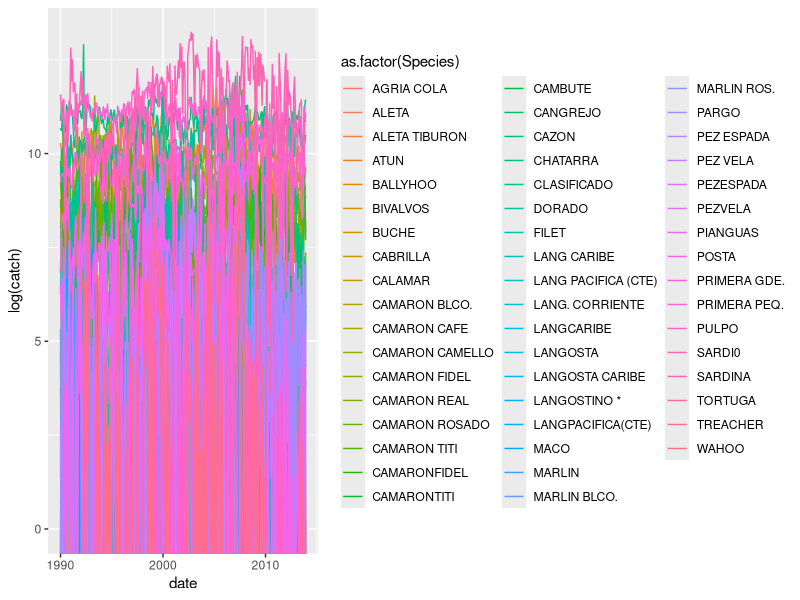
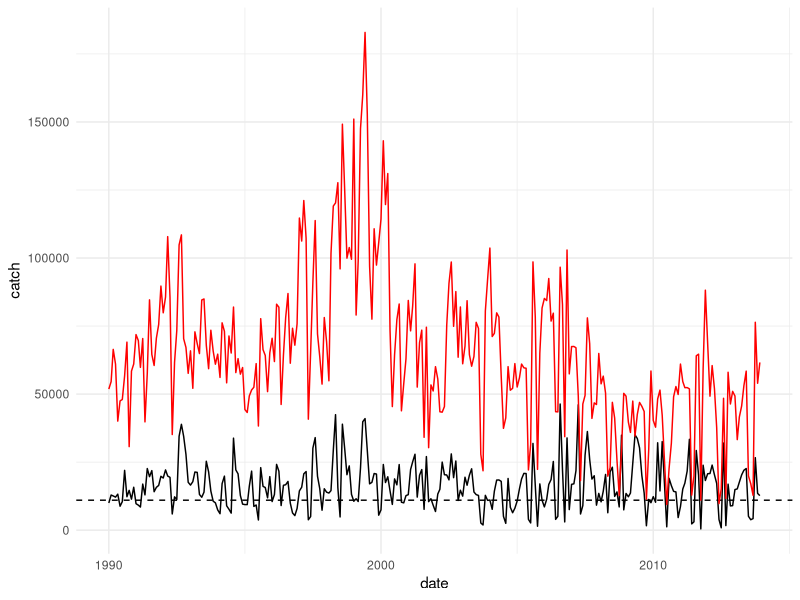
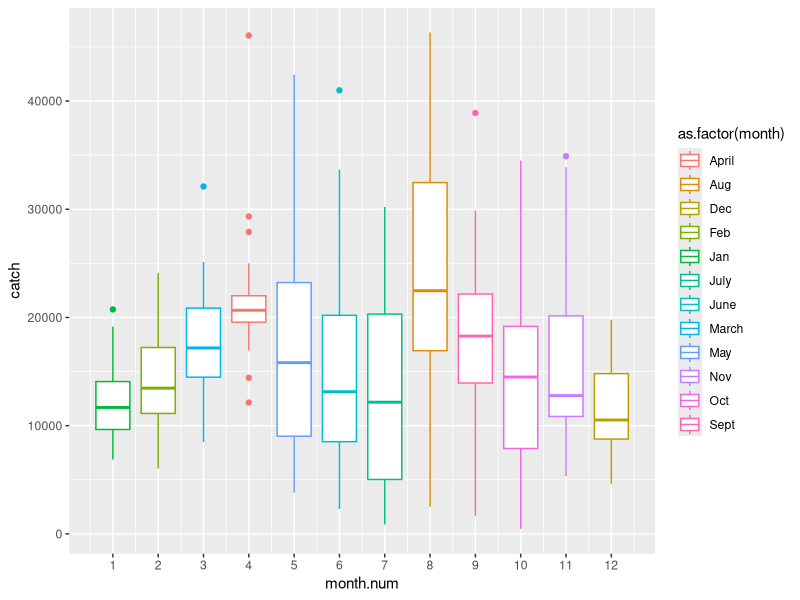
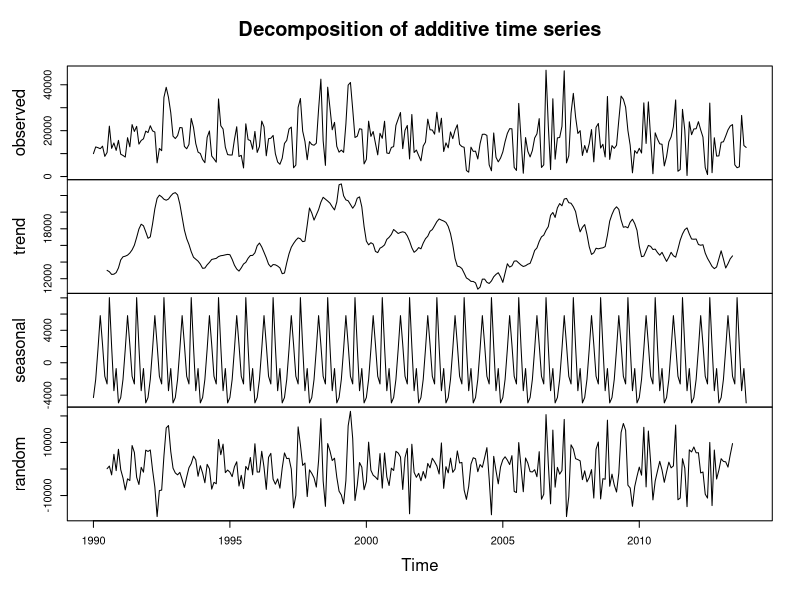

The R script that drew these images, in order:
## ---- chunk 1
knitr::opts_chunk$set(echo = TRUE)

#setwd('..')

library(dplyr)
library(tidyr)
library(ggplot2)
## ---- chunk 2

d1=read.csv('./data/incopesca_catch.csv') %>%
  filter(Region=="Golfo de Nicoya") 

#reads in the clean data and filters out data for Gulf of Nicoya
## ---- chunk 3

d.GN.month= d1[3:16] %>%
              gather('month','catch',Jan:Dec)

#selects only the year, species and catch data then transforms into long format

look.up=data.frame(month=unique(d.GN.month$month), month.num=seq(1,12))
look.up$month=as.character(look.up$month)

#creates a look-up table to translate character months "Jan" into numeric "1"

d.GN.month= left_join(d.GN.month, look.up, by = "month")
d.GN.month$day=1

#joins the numeric month values to the dataframe by match month name to number value
#add arbitray day to date to make plotting easier

x=paste(d.GN.month$day, d.GN.month$month.num, d.GN.month$Year, sep = "-")
#this will become our date  column

d.GN.month$date=as.Date(x, format="%d-%m-%Y" )
#creates column "dates""  as class "Date" - this is just to make plotting easier

## ---- chunk 4
#A plot of all the species - this is a bit horrible to look at
quartz()
ggplot(data=d.GN.month, aes(x= date, y=log(catch), col=as.factor(Species)))+
  geom_line()
## ---- chunk 5
#plot of only Primera Grande 
#dashed line is the mean

PG=ggplot(subset(d.GN.month, d.GN.month$Species=="PRIMERA GDE."), aes(x= date, y=catch))+
  geom_line()+
  geom_hline(data=subset(d.GN.month, d.GN.month$Species=="PRIMERA GDE."), yintercept = mean(d.GN.month$catch), lty=2)+
  theme_minimal()

PG+geom_line(data=subset(d.GN.month, d.GN.month$Species=="PRIMERA PEQ."), aes(x= date, y=catch), col="red")
  
## ---- chunk 6
ggplot(subset(d.GN.month, d.GN.month$Species=="PRIMERA GDE."), aes(x= month.num, y=catch,col=as.factor(month)))+
  scale_x_continuous(breaks = c(1,2,3,4,5,6,7,8,9,10,11,12))+
  geom_boxplot()

## ---- chunk 7
d.PrimG = subset(d.GN.month, d.GN.month$Species=="PRIMERA GDE.") %>%
          arrange( date)

library(forecast)

PrimeraGrandeTS = ts(d.PrimG$catch, frequency= 12, start=c(1990,1))

decompPG.catch = decompose(PrimeraGrandeTS)
plot(decompPG.catch)

